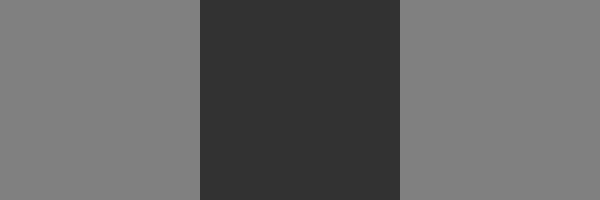
Frame 1 (no input)
Frame 60 (the mouse pressed at the canvas centre just before this capture): identical to frame 1, image omitted
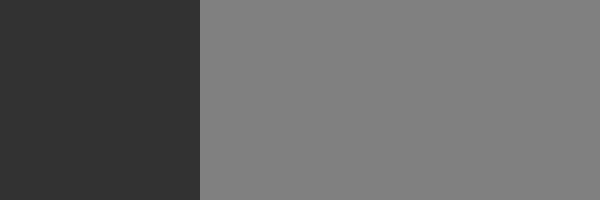
Frame 120 (the mouse held since frame 60 and released just before this capture)

The Processing sketch that drew these frames (run headless with seeded random() and noise(); from frame 60 on, the mouse is pressed at the canvas centre):

// Processing sketch: algebra_booleana_quadrados_mouse_exercicio2_menu
// ── algebra_booleana_quadrados_mouse_exercicio2_menu.pde
void setup() {
  size(600, 200);
  noStroke();
}

void draw() {
  background(128); // deve ficar se não o quadrado fica grudado
  if (mouseX > 200) {
    fill(50);
    rect(0, 0, 200, 200);
  }
  if (mouseX < 200 || mouseX > 400) {
    fill(50);
    rect(200, 0, 200, 200);
  }
  
  if (mouseX > 400) {
    fill(50);
    rect(200,0,200,200);
  }
}
